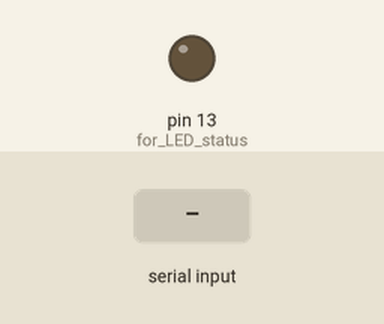
Recording of a sketch running on a simulated Arduino Uno, built with avr-gcc and run on an emulated ATmega328P. Parts: output pins drawn as LEDs (lit = HIGH). The inputs (shaded band) are chosen by the test bench.

Above: at 4.4 s.
4.5 s: "1" received over the second serial link
At 4.8 s:
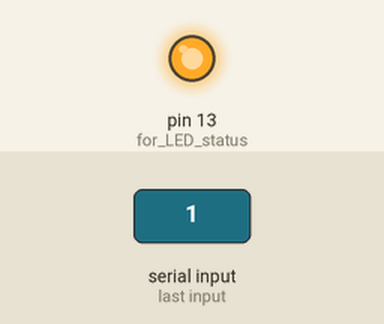
Timing chart, 0 to 7.5 s (numbered marks = the images above; inputs shaded):
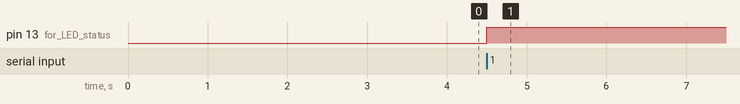

The sketch:

thundercap.ino
```cpp
#include <SoftwareSerial.h> // use the software uart
SoftwareSerial bluetooth(2, 4); // RX, TX

unsigned long previousMillis = 0;        // will store last time
const long interval = 500;           // interval at which to delay
static uint32_t tmp; // increment this

void setup() {
  pinMode(13, OUTPUT); // for LED status
  bluetooth.begin(9600); // start the bluetooth uart at 9600 which is its default
  delay(200); // wait for voltage stabilize
  bluetooth.print("AT+NAMEmcuhq.com"); // place your name in here to configure the bluetooth name.
                                       // will require reboot for settings to take affect.
  delay(3000); // wait for settings to take affect.
}

void loop() {
  if (bluetooth.available()) { // check if anything in UART buffer
    if(bluetooth.read() == '1'){ // did we receive this character?
       digitalWrite(13,HIGH); // coil 1 activation
    }
    else if(bluetooth.read() == '2'){ // coil 2 activation
        digitalWrite(14,HIGH);
      }
    else if(bluetooth.read() == '3'){ //coil 3 activation
        digitalWrite(15,HIGH);
      }
      else if(bluetooth.read() == '4'){ // coil 4 activation
        digitalWrite(16,HIGH);
      }
  }

  unsigned long currentMillis = millis();
  if (currentMillis - previousMillis >= interval) {
    previousMillis = currentMillis;
    bluetooth.print(tmp++); // print this to bluetooth module
  }

}
```

Measured:
- after the input at 4.5 s, pin 13 (for_LED_status): LOW → HIGH at once
